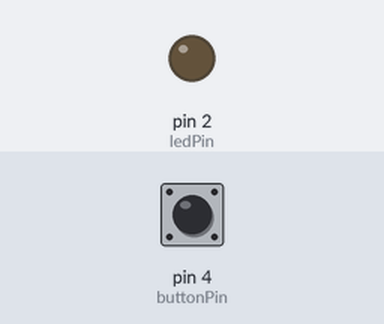
The sketch below on a simulated Arduino Uno, built with avr-gcc and run on an emulated ATmega328P. Shown: output pins drawn as LEDs (lit = HIGH). The test bench sets the inputs (shaded band); at power-on: pin 4 (buttonPin) LOW.

Above: at 1.2 s.
1.3 s: pin 4 (buttonPin) pulled HIGH for 0.15 s
At 2.1 s:
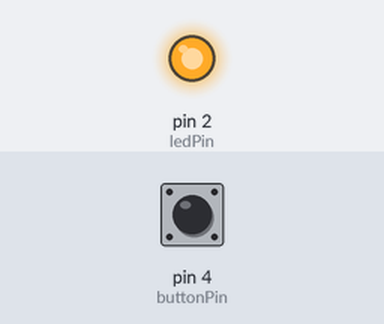
2.9 s: pin 4 (buttonPin) pulled HIGH for 1 s
At 3.3 s:
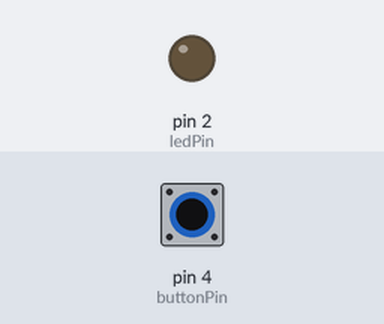
5.4 s: pin 4 (buttonPin) pulled HIGH for 3.2 s
At 6.4 s:
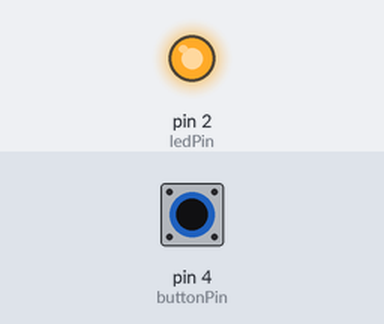
Timing chart, 0 to 8.4 s (numbered marks = the images above; inputs shaded):
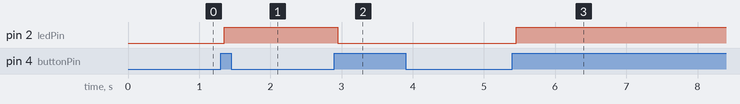

The sketch:

LedInputOutputDebounce.ino
```cpp
int ledPin = 2;
int buttonPin = 4;

int ledState = 0;
int lastButtonState = 0;
int buttonState = 0;

int lastUpdateTime = 0;
int debounceDelay = 50;

void setup() {
  Serial.begin(9600);
  pinMode(buttonPin, INPUT);
  pinMode(ledPin, OUTPUT);
}

void loop() {
  int buttonReading = digitalRead(buttonPin);

  if (buttonReading != lastButtonState) {
    lastUpdateTime = millis();
  }

  if((millis() - lastUpdateTime) > debounceDelay) {
    if(buttonReading != buttonState) {
      buttonState = buttonReading;

      if(buttonState == HIGH) {
        ledState = !ledState;
      }
    }
  }

  digitalWrite(ledPin, ledState);
  lastButtonState = buttonReading;
}
```

Measured:
- after the input at 1.3 s, pin 2 (ledPin): LOW → HIGH after 0.05 s
- after the input at 2.9 s, pin 2 (ledPin): HIGH → LOW after 0.05 s
- after the input at 5.4 s, pin 2 (ledPin): LOW → HIGH after 0.05 s
